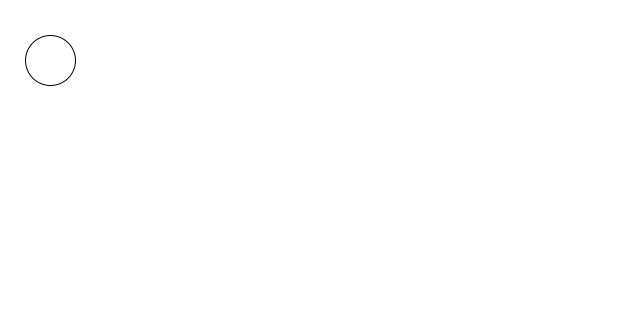
Frame 1 (no input)
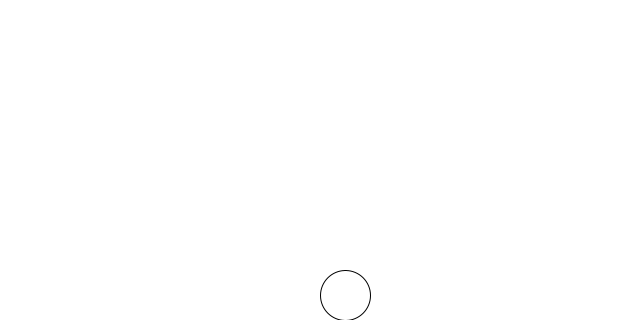
Frame 60 (the mouse pressed at the canvas centre just before this capture)
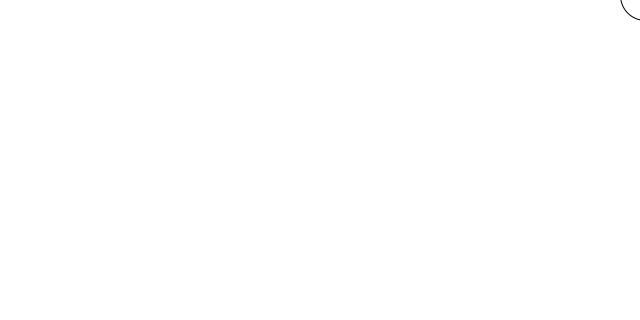
Frame 120 (the mouse held since frame 60 and released just before this capture)

The Processing sketch that drew these frames (run headless with seeded random() and noise(); from frame 60 on, the mouse is pressed at the canvas centre):

// Processing sketch: bouncing_ball_OP
// ── bouncing_ball_OP.pde
Ball b;

void setup() {
  size(640, 320);

  b = new Ball();
}

void draw() {
  background(255);

  b.display();
  b.move();
  b.bounce();
}

// ── Ball.pde
class Ball {
  int x;
  int y;
  int speedY;
  int speedX;

  Ball() {
    x = 50;
    y = 60;
    speedY = 5;
    speedX = 5;
  }

  void display() {
    ellipse(x, y, 50, 50);
  }

  void move() {
    x += speedX;
    y += speedY;
  }

  void bounce() {
    if (x > width || x < 0) {
      speedX *= -1;
    }

    if (y > height || y < 0) {
      speedY *= -1;
    }
  }
}
